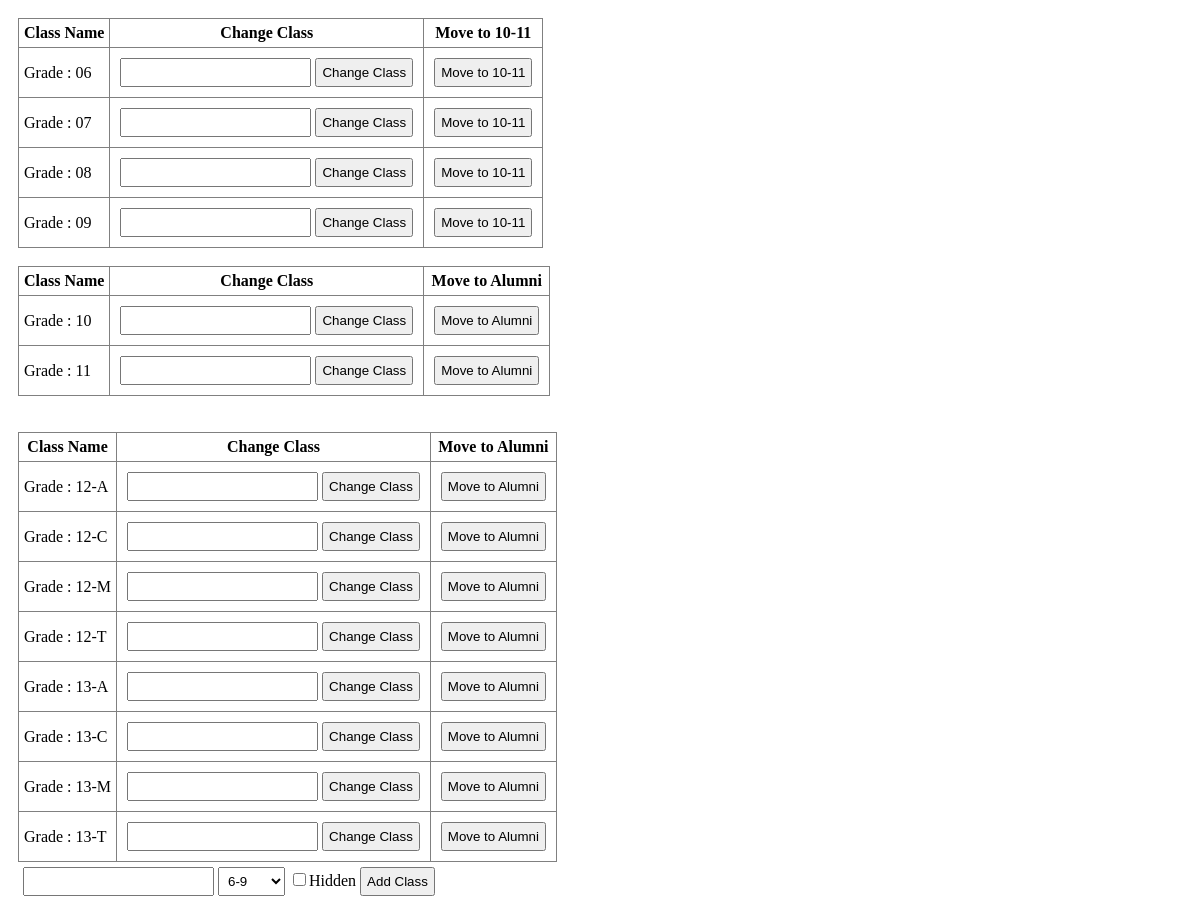
The page /class/ on the database as committed earlier.
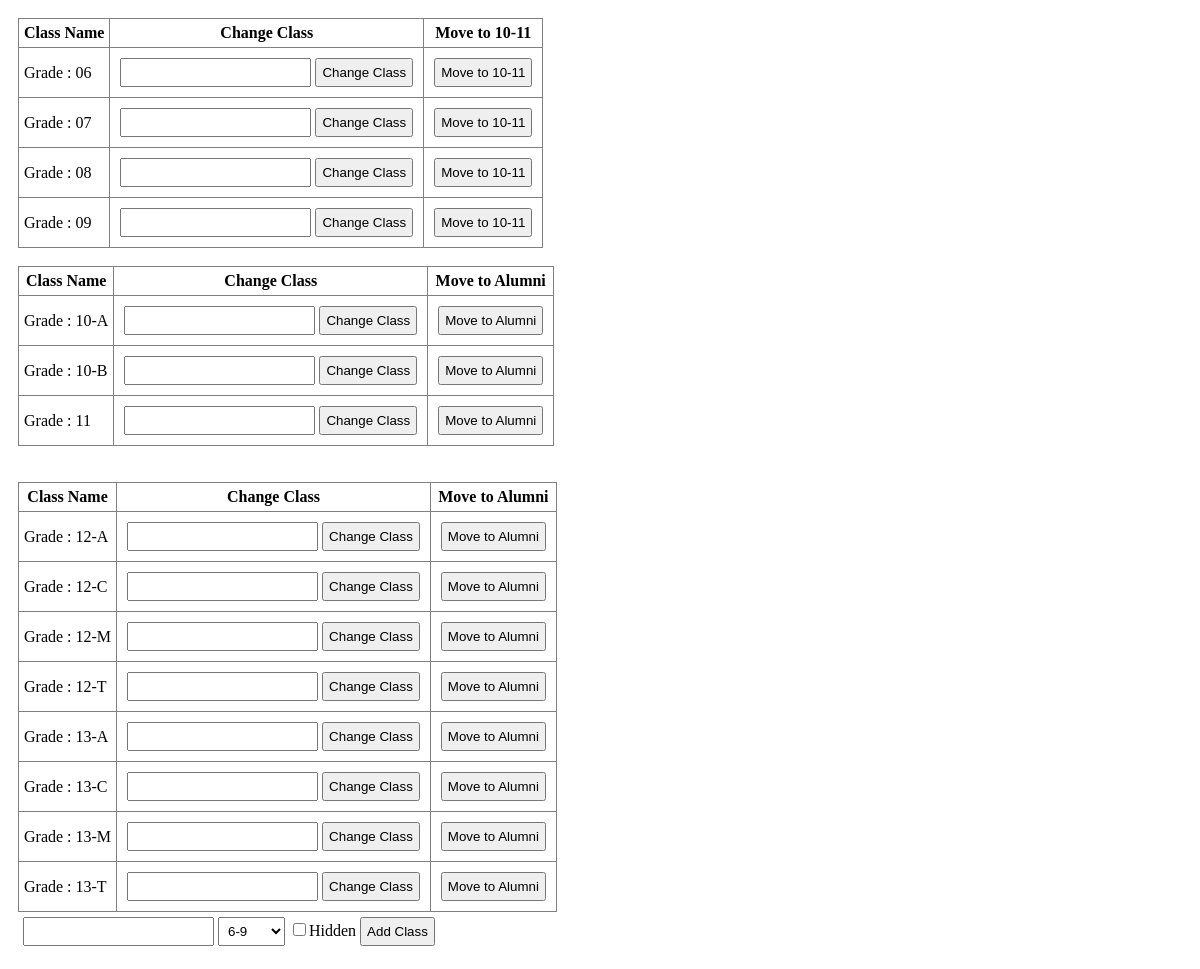
The same page on the database as committed later.
### EDUInfoHandler/models.py (models this page shows, shortened)
class ClassInfo(models.Model):
    class_name = models.CharField(max_length=10)  # 8-B, 10-A
    class_type = models.CharField(max_length=10) # 6-9 10-11 12-13
    visibility = models.BooleanField(default=True)

### EDUInfoHandler/views.py (the view, shortened to what this page needs)
# urls.py: path('class/', ClassView.as_view(), name="ClassView"),
class ClassView(View):
    def get(self, request):
        log_file('Rendering current classes')
        current_low_classes = ClassInfo.objects.filter(
            visibility=True, class_type="6-9").order_by('class_name')
        current_mid_classes = ClassInfo.objects.filter(
            visibility=True, class_type="10-11").order_by('class_name')
        current_high_classes = ClassInfo.objects.filter(
            visibility=True, class_type="12-13").order_by('class_name')
        return render(request, template_name="class_view_and_edit.html", context={
            'current_low_classes': current_low_classes,
            'current_mid_classes': current_mid_classes,
            'current_high_classes': current_high_classes
        })

### manage.py (called while the page is built)
def log_file(string):
    if settings.DEBUG:
        with open('log.txt', 'a') as f:
            f.write(f'[{datetime.now().strftime("%d/%m/%Y %H:%M:%S")}] {string} \n')

### EDUInfoHandler/templates/class_view_and_edit.html (shortened to what this page needs)
<!DOCTYPE html>
<html lang="en">
<head>
</head>
<body>
    <table border="1">
        <th>Class Name</th><th>Change Class</th><th>Move to 10-11</th>
        {% for class_info in current_low_classes %}
        <tr>
            <td>Grade : {{class_info.class_name}}</td>
            <td>
                <form action="" method="post">
                    <input type="text" minlength="1" name="update_class_name">
                    <input type="submit" value="Change Class">
                </form>
            </td>
            <td>
                <form action="" method="post">
                    <input type="submit" value="Move to 10-11">
                </form>
            </td>
        </tr>
        {% endfor %}
    </table>
    <br>
    <table border="1">
        <th>Class Name</th><th>Change Class</th><th>Move to Alumni</th>
        {% for class_info in current_mid_classes %}
        <tr>
            <td>Grade : {{class_info.class_name}}</td>
            <td>
                <form action="" method="post">
                    <input type="text" minlength="1" name="update_class_name">
                    <input type="submit" value="Change Class">
                </form>
            </td>
            <td>
                <form action="" method="post">
                    <input type="submit" value="Move to Alumni">
                </form>
            </td>
        </tr>
        {% endfor %}
    </table>
    <br>
    <table border="1">
        <th>Class Name</th><th>Change Class</th><th>Move to Alumni</th>
        {% for class_info in current_high_classes %}
        <tr>
            <td>Grade : {{class_info.class_name}}</td>
            <td>
                <form action="" method="post">
                    <input type="text" minlength="1" name="update_class_name">
                    <input type="submit" value="Change Class">
                </form>
            </td>
            <td>
                <form action="" method="post">
                    <input type="submit" value="Move to Alumni">
                </form>
            </td>
        </tr>
        {% endfor %}
        <br>
    </table>
    <form action="" method="post">
        <input type="text" name="new_class_name">
        <select name="class_type">
            <option value="6-9">6-9</option>
        </select>
        <input type="checkbox" name="visibility">Hidden
        <input type="submit" value="Add Class">
    </form>
</body>
</html>

Rows that differ between the two databases and show on the page:
changed ClassInfo (number 5 of 15 on the later page): class_name "10" → "10-A"
added ClassInfo: class_name "10-B"
